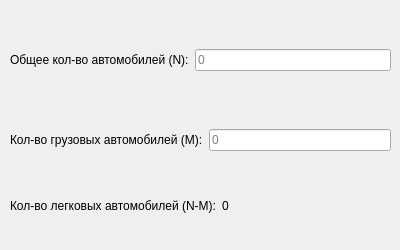
<?xml version="1.0" encoding="UTF-8"?>
<ui version="4.0">
 <class>FVehicle</class>
 <widget class="QWidget" name="FVehicle">
  <property name="geometry">
   <rect>
    <x>0</x>
    <y>0</y>
    <width>400</width>
    <height>250</height>
   </rect>
  </property>
  <property name="minimumSize">
   <size>
    <width>400</width>
    <height>250</height>
   </size>
  </property>
  <property name="maximumSize">
   <size>
    <width>400</width>
    <height>250</height>
   </size>
  </property>
  <property name="windowTitle">
   <string>Количество машин</string>
  </property>
  <widget class="QWidget" name="horizontalLayoutWidget">
   <property name="geometry">
    <rect>
     <x>10</x>
     <y>20</y>
     <width>381</width>
     <height>80</height>
    </rect>
   </property>
   <layout class="QHBoxLayout" name="horizontalLayout">
    <item>
     <widget class="QLabel" name="label">
      <property name="text">
       <string>Общее кол-во автомобилей (N):</string>
      </property>
     </widget>
    </item>
    <item>
     <widget class="QLineEdit" name="LE_total">
      <property name="placeholderText">
       <string>0</string>
      </property>
     </widget>
    </item>
   </layout>
  </widget>
  <widget class="QWidget" name="horizontalLayoutWidget_2">
   <property name="geometry">
    <rect>
     <x>10</x>
     <y>100</y>
     <width>381</width>
     <height>80</height>
    </rect>
   </property>
   <layout class="QHBoxLayout" name="horizontalLayout_2">
    <item>
     <widget class="QLabel" name="label_2">
      <property name="text">
       <string>Кол-во грузовых автомобилей (М):</string>
      </property>
     </widget>
    </item>
    <item>
     <widget class="QLineEdit" name="LE_truck">
      <property name="placeholderText">
       <string>0</string>
      </property>
     </widget>
    </item>
   </layout>
  </widget>
  <widget class="QWidget" name="horizontalLayoutWidget_3">
   <property name="geometry">
    <rect>
     <x>10</x>
     <y>180</y>
     <width>381</width>
     <height>51</height>
    </rect>
   </property>
   <layout class="QHBoxLayout" name="horizontalLayout_3">
    <item>
     <widget class="QLabel" name="label_3">
      <property name="text">
       <string>Кол-во легковых автомобилей (N-M):</string>
      </property>
     </widget>
    </item>
    <item>
     <widget class="QLabel" name="L_pass">
      <property name="text">
       <string>0</string>
      </property>
     </widget>
    </item>
   </layout>
  </widget>
 </widget>
 <resources/>
 <connections/>
</ui>
